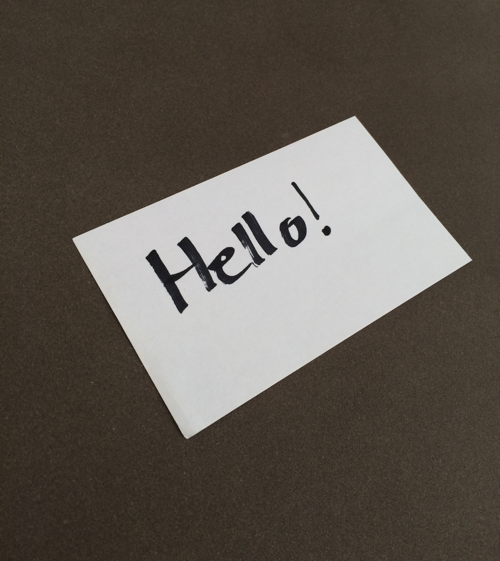
#> input picture labs/lab8/images/example_01.png, 500 x 561 px
$ jupyter execute --allow-errors rectify.ipynb
#> lines starting #> are read from the running program, lines starting #| are printed output that depends on the picture
In-lab activity: Fill in the applyCanny and applyHarris functions and determine the best parameters to rectify the document in the provided examples images.  An example for an rectified image is at the bottom.

[cell 1]
import numpy as np
import cv2
import matplotlib.pyplot as plt

"""
image = gray image (single channel 8-bit image)
threshold1 (low) = first threshold (lowest accepted)
threshold2 (high) = second threshold (highest value accepted)
ksize = size of the Sobel() operator
Returns edges image
https://docs.opencv.org/3.0-beta/doc/py_tutorials/py_imgproc/py_canny/py_canny.html
"""
# [4 lines left out: function applyCanny, not called in this run]

"""
img - Input image, it should be grayscale and float32 type.
blockSize - It is the size of neighbourhood considered for corner detection
ksize - Aperture parameter of Sobel derivative used.
k - Harris detector free parameter in the equation.
https://docs.opencv.org/3.0-beta/doc/py_tutorials/py_feature2d/py_features_harris/py_features_harris.html
"""
# [4 lines left out: function applyHarris, not called in this run]

# You are going to find the points on the image so we can rectify the document in the image
# You're going to get an edge map using the Canny algorithm and then use the Harris corners
# to get keypoints
#  - Try to play around with the different parameters to get the best results
def getKeyPoints(gray):
    canny = applyCanny(gray, TODO)
    harris = applyHarris(canny, TODO)
    return harris, canny

[cell 2]
print("Load image")
image_fn = "images/example_01.png"
img = cv2.imread(image_fn)
#> img is the input picture: shape (561, 500, 3); mean B, G, R 80.9, 88.6, 95.4
vis = img.copy()[:,:,::-1]
gray = cv2.cvtColor(img,cv2.COLOR_BGR2GRAY)

#> (the rest of this cell did not finish here and is left out)

[cell 3]
#Helper function - order the provided 4 points clockwise
# [40 lines left out: functions order_points, getCorners, not called in this run]

#> (a cell that did not finish here is left out)

[cell 5]
#Convert the document rectangle in the image to a right-angle rectangle
#This is out of scope for this course so you don't have to know the nitty-gritty
#This is based on code from PyImageSearch
def rectify(rect,img):
    (tl, tr, br, bl) = rect

    # compute the width of the new image, which will be the
    # maximum distance between bottom-right and bottom-left
    # x-coordiates or the top-right and top-left x-coordinates
    widthA = np.sqrt(((br[0] - bl[0]) ** 2) + ((br[1] - bl[1]) ** 2))
    widthB = np.sqrt(((tr[0] - tl[0]) ** 2) + ((tr[1] - tl[1]) ** 2))
    maxWidth = max(int(widthA), int(widthB))

    # compute the height of the new image, which will be the
    # maximum distance between the top-right and bottom-right
    # y-coordinates or the top-left and bottom-left y-coordinates
    heightA = np.sqrt(((tr[0] - br[0]) ** 2) + ((tr[1] - br[1]) ** 2))
    heightB = np.sqrt(((tl[0] - bl[0]) ** 2) + ((tl[1] - bl[1]) ** 2))
    maxHeight = max(int(heightA), int(heightB))

    # now that we have the dimensions of the new image, construct
    # the set of destination points to obtain a "birds eye view",
    # (i.e. top-down view) of the image, again specifying points
    # in the top-left, top-right, bottom-right, and bottom-left
    # order
    dst = np.array([
            [0, 0],
            [maxWidth - 1, 0],
            [maxWidth - 1, maxHeight - 1],
            [0, maxHeight - 1]], dtype = "float32")


    # compute the transform and then apply it using RANSAC
    # this is out of scope, so you can ignore it
    (H, status) = cv2.findHomography(rect, dst, cv2.RANSAC, 0.4)
    warped = cv2.warpPerspective(img, H, (maxWidth, maxHeight))
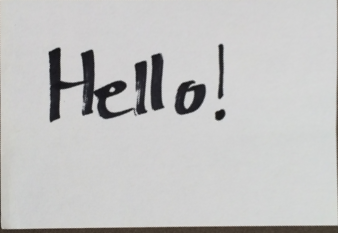
#> warped: shape (233, 338, 3); mean B, G, R 194.8, 195.3, 195.5

    # return the rectified image
    return warped

[cell 6]
# Expected output: These are the manually determined edges of the document
manual_pts =  {'images/example_01.png' : np.array([(73, 239), (356, 117), (475, 265), (187, 443)]),
               'images/example_02.png' : np.array([(101, 185), (393, 151), (479, 323), (187, 441)]),
               'images/example_03.png' : np.array([(63, 242), (291, 110), (361, 252), (78, 386)])}

#TODO - comment this out when doing the inlab activity
rect = manual_pts[image_fn]
warped = rectify(rect,img)


fig, ax = plt.subplots(1, 2, figsize=(15,15))
ax[0].imshow(img)
ax[1].imshow(warped)
plt.show()
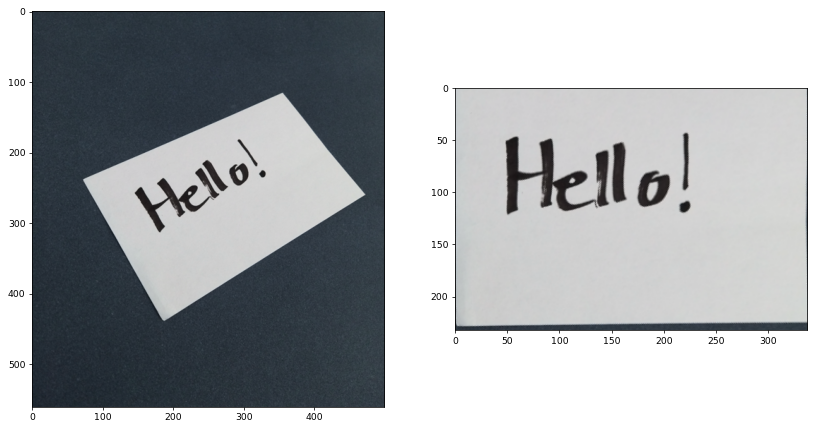
#> figure drawn by matplotlib, 2 panels; B, G, R data is drawn as R, G, B
